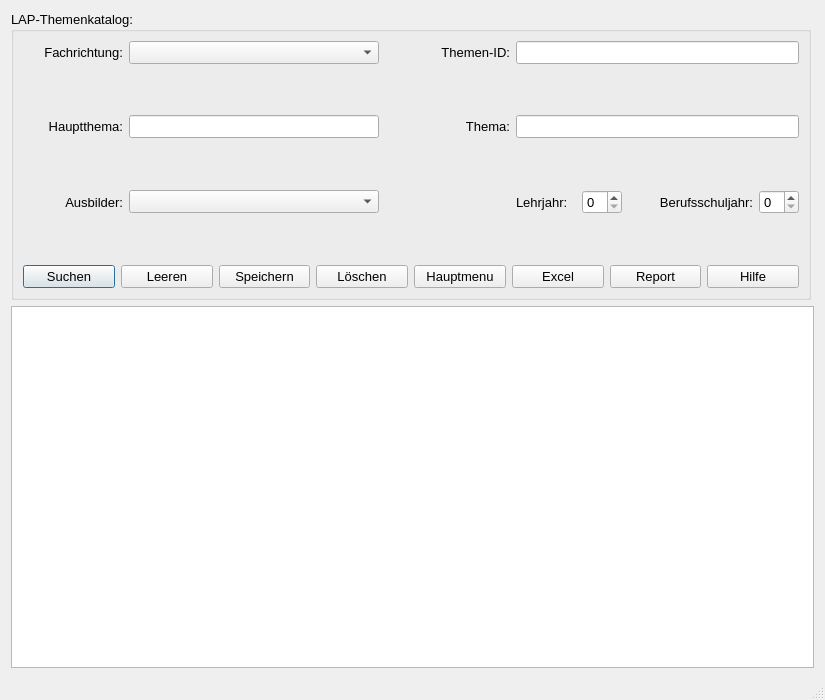
<?xml version="1.0" encoding="UTF-8"?>
<ui version="4.0">
 <class>Dialog_Themenkatalog</class>
 <widget class="QDialog" name="Dialog_Themenkatalog">
  <property name="geometry">
   <rect>
    <x>0</x>
    <y>0</y>
    <width>825</width>
    <height>700</height>
   </rect>
  </property>
  <property name="minimumSize">
   <size>
    <width>825</width>
    <height>700</height>
   </size>
  </property>
  <property name="windowTitle">
   <string>LAP-Themenkatalog</string>
  </property>
  <property name="sizeGripEnabled">
   <bool>true</bool>
  </property>
  <layout class="QVBoxLayout" name="verticalLayout">
   <item>
    <widget class="QGroupBox" name="gB_LAP_Themenkatalog">
     <property name="sizePolicy">
      <sizepolicy hsizetype="Fixed" vsizetype="MinimumExpanding">
       <horstretch>0</horstretch>
       <verstretch>0</verstretch>
      </sizepolicy>
     </property>
     <property name="minimumSize">
      <size>
       <width>800</width>
       <height>0</height>
      </size>
     </property>
     <property name="maximumSize">
      <size>
       <width>16777215</width>
       <height>310</height>
      </size>
     </property>
     <property name="font">
      <font>
       <pointsize>10</pointsize>
      </font>
     </property>
     <property name="title">
      <string>LAP-Themenkatalog:</string>
     </property>
     <layout class="QGridLayout" name="gridLayout_2">
      <item row="0" column="0">
       <widget class="QLabel" name="lbl_Fachgebiet_2">
        <property name="minimumSize">
         <size>
          <width>100</width>
          <height>0</height>
         </size>
        </property>
        <property name="font">
         <font>
          <pointsize>10</pointsize>
         </font>
        </property>
        <property name="layoutDirection">
         <enum>Qt::LeftToRight</enum>
        </property>
        <property name="text">
         <string>Fachrichtung:</string>
        </property>
        <property name="alignment">
         <set>Qt::AlignRight|Qt::AlignTrailing|Qt::AlignVCenter</set>
        </property>
       </widget>
      </item>
      <item row="0" column="1">
       <widget class="QComboBox" name="cB_Fachrichtung">
        <property name="minimumSize">
         <size>
          <width>0</width>
          <height>0</height>
         </size>
        </property>
        <property name="maximumSize">
         <size>
          <width>250</width>
          <height>16777215</height>
         </size>
        </property>
        <property name="font">
         <font>
          <pointsize>10</pointsize>
         </font>
        </property>
       </widget>
      </item>
      <item row="0" column="2">
       <widget class="QLabel" name="lbl_Themen_ID">
        <property name="minimumSize">
         <size>
          <width>0</width>
          <height>0</height>
         </size>
        </property>
        <property name="font">
         <font>
          <pointsize>10</pointsize>
         </font>
        </property>
        <property name="text">
         <string>Themen-ID:</string>
        </property>
        <property name="alignment">
         <set>Qt::AlignRight|Qt::AlignTrailing|Qt::AlignVCenter</set>
        </property>
       </widget>
      </item>
      <item row="1" column="2">
       <spacer name="verticalSpacer">
        <property name="orientation">
         <enum>Qt::Vertical</enum>
        </property>
        <property name="sizeHint" stdset="0">
         <size>
          <width>20</width>
          <height>45</height>
         </size>
        </property>
       </spacer>
      </item>
      <item row="2" column="0">
       <widget class="QLabel" name="lbl_Hauptthema">
        <property name="minimumSize">
         <size>
          <width>100</width>
          <height>0</height>
         </size>
        </property>
        <property name="maximumSize">
         <size>
          <width>16777215</width>
          <height>16777215</height>
         </size>
        </property>
        <property name="font">
         <font>
          <pointsize>10</pointsize>
         </font>
        </property>
        <property name="text">
         <string>Hauptthema:</string>
        </property>
        <property name="alignment">
         <set>Qt::AlignRight|Qt::AlignTrailing|Qt::AlignVCenter</set>
        </property>
       </widget>
      </item>
      <item row="2" column="1">
       <widget class="QLineEdit" name="le_Hauptthema">
        <property name="maximumSize">
         <size>
          <width>250</width>
          <height>16777215</height>
         </size>
        </property>
        <property name="font">
         <font>
          <pointsize>10</pointsize>
         </font>
        </property>
       </widget>
      </item>
      <item row="2" column="2">
       <widget class="QLabel" name="lbl_Thema">
        <property name="minimumSize">
         <size>
          <width>0</width>
          <height>0</height>
         </size>
        </property>
        <property name="maximumSize">
         <size>
          <width>16777215</width>
          <height>16777215</height>
         </size>
        </property>
        <property name="font">
         <font>
          <pointsize>10</pointsize>
         </font>
        </property>
        <property name="text">
         <string>Thema:</string>
        </property>
        <property name="alignment">
         <set>Qt::AlignRight|Qt::AlignTrailing|Qt::AlignVCenter</set>
        </property>
       </widget>
      </item>
      <item row="3" column="2">
       <spacer name="verticalSpacer_2">
        <property name="orientation">
         <enum>Qt::Vertical</enum>
        </property>
        <property name="sizeHint" stdset="0">
         <size>
          <width>20</width>
          <height>46</height>
         </size>
        </property>
       </spacer>
      </item>
      <item row="4" column="0">
       <widget class="QLabel" name="lbl_Ausbilder">
        <property name="minimumSize">
         <size>
          <width>100</width>
          <height>0</height>
         </size>
        </property>
        <property name="maximumSize">
         <size>
          <width>60</width>
          <height>16777215</height>
         </size>
        </property>
        <property name="font">
         <font>
          <pointsize>10</pointsize>
         </font>
        </property>
        <property name="text">
         <string>Ausbilder:</string>
        </property>
        <property name="alignment">
         <set>Qt::AlignRight|Qt::AlignTrailing|Qt::AlignVCenter</set>
        </property>
       </widget>
      </item>
      <item row="4" column="1">
       <widget class="QComboBox" name="cB_Ausbilder">
        <property name="maximumSize">
         <size>
          <width>250</width>
          <height>16777215</height>
         </size>
        </property>
        <property name="font">
         <font>
          <pointsize>10</pointsize>
         </font>
        </property>
       </widget>
      </item>
      <item row="4" column="3">
       <widget class="QLabel" name="lbl_Hilfsmittel_2">
        <property name="sizePolicy">
         <sizepolicy hsizetype="Fixed" vsizetype="Preferred">
          <horstretch>0</horstretch>
          <verstretch>0</verstretch>
         </sizepolicy>
        </property>
        <property name="maximumSize">
         <size>
          <width>60</width>
          <height>16777215</height>
         </size>
        </property>
        <property name="font">
         <font>
          <pointsize>10</pointsize>
         </font>
        </property>
        <property name="text">
         <string>Lehrjahr:</string>
        </property>
       </widget>
      </item>
      <item row="4" column="4">
       <widget class="QSpinBox" name="sB_Lehrjahr">
        <property name="sizePolicy">
         <sizepolicy hsizetype="MinimumExpanding" vsizetype="Fixed">
          <horstretch>0</horstretch>
          <verstretch>0</verstretch>
         </sizepolicy>
        </property>
        <property name="minimumSize">
         <size>
          <width>0</width>
          <height>0</height>
         </size>
        </property>
        <property name="maximumSize">
         <size>
          <width>40</width>
          <height>16777215</height>
         </size>
        </property>
        <property name="font">
         <font>
          <pointsize>10</pointsize>
         </font>
        </property>
        <property name="maximum">
         <number>4</number>
        </property>
       </widget>
      </item>
      <item row="4" column="5">
       <widget class="QLabel" name="lbl_BS_Jahr">
        <property name="font">
         <font>
          <pointsize>10</pointsize>
         </font>
        </property>
        <property name="text">
         <string>Berufsschuljahr:</string>
        </property>
        <property name="alignment">
         <set>Qt::AlignRight|Qt::AlignTrailing|Qt::AlignVCenter</set>
        </property>
       </widget>
      </item>
      <item row="4" column="6">
       <widget class="QSpinBox" name="sB_BS_Jahr">
        <property name="minimumSize">
         <size>
          <width>0</width>
          <height>0</height>
         </size>
        </property>
        <property name="maximumSize">
         <size>
          <width>40</width>
          <height>16777215</height>
         </size>
        </property>
        <property name="font">
         <font>
          <pointsize>10</pointsize>
         </font>
        </property>
        <property name="maximum">
         <number>4</number>
        </property>
       </widget>
      </item>
      <item row="5" column="2">
       <spacer name="verticalSpacer_3">
        <property name="orientation">
         <enum>Qt::Vertical</enum>
        </property>
        <property name="sizeHint" stdset="0">
         <size>
          <width>20</width>
          <height>45</height>
         </size>
        </property>
       </spacer>
      </item>
      <item row="2" column="3" colspan="4">
       <widget class="QLineEdit" name="le_Thema">
        <property name="font">
         <font>
          <pointsize>10</pointsize>
         </font>
        </property>
       </widget>
      </item>
      <item row="0" column="3" colspan="4">
       <widget class="QLineEdit" name="le_Themen_ID">
        <property name="font">
         <font>
          <pointsize>10</pointsize>
         </font>
        </property>
       </widget>
      </item>
      <item row="6" column="0" colspan="7">
       <layout class="QHBoxLayout" name="horizontalLayout">
        <item>
         <widget class="QPushButton" name="pB_Suchen">
          <property name="font">
           <font>
            <pointsize>10</pointsize>
           </font>
          </property>
          <property name="text">
           <string>Suchen</string>
          </property>
          <property name="icon">
           <iconset>
            <normaloff>../../_Symbole/UsedSymbols/searchmagnifierinterfacesymbol1_79893.ico</normaloff>../../_Symbole/UsedSymbols/searchmagnifierinterfacesymbol1_79893.ico</iconset>
          </property>
         </widget>
        </item>
        <item>
         <widget class="QPushButton" name="pB_ClearFields">
          <property name="text">
           <string>Leeren</string>
          </property>
          <property name="icon">
           <iconset>
            <normaloff>../../_Symbole/UsedSymbols/-clear_90704.ico</normaloff>../../_Symbole/UsedSymbols/-clear_90704.ico</iconset>
          </property>
         </widget>
        </item>
        <item>
         <widget class="QPushButton" name="pB_Speichern">
          <property name="font">
           <font>
            <pointsize>10</pointsize>
           </font>
          </property>
          <property name="text">
           <string>Speichern</string>
          </property>
          <property name="icon">
           <iconset>
            <normaloff>../../_Symbole/UsedSymbols/save_3621.ico</normaloff>../../_Symbole/UsedSymbols/save_3621.ico</iconset>
          </property>
         </widget>
        </item>
        <item>
         <widget class="QPushButton" name="pB_Loeschen">
          <property name="font">
           <font>
            <pointsize>10</pointsize>
           </font>
          </property>
          <property name="text">
           <string>Löschen</string>
          </property>
          <property name="icon">
           <iconset>
            <normaloff>../../_Symbole/UsedSymbols/seo-social-web-network-internet_262_icon-icons.com_61518.ico</normaloff>../../_Symbole/UsedSymbols/seo-social-web-network-internet_262_icon-icons.com_61518.ico</iconset>
          </property>
         </widget>
        </item>
        <item>
         <widget class="QPushButton" name="pB_Abbrechen">
          <property name="font">
           <font>
            <pointsize>10</pointsize>
           </font>
          </property>
          <property name="text">
           <string>Hauptmenu</string>
          </property>
          <property name="icon">
           <iconset>
            <normaloff>../../_Symbole/UsedSymbols/log-out_icon-icons.com_50106.ico</normaloff>../../_Symbole/UsedSymbols/log-out_icon-icons.com_50106.ico</iconset>
          </property>
         </widget>
        </item>
        <item>
         <widget class="QPushButton" name="pB_Excel">
          <property name="font">
           <font>
            <pointsize>10</pointsize>
           </font>
          </property>
          <property name="text">
           <string>Excel</string>
          </property>
          <property name="icon">
           <iconset>
            <normaloff>../../_Symbole/UsedSymbols/microsoft_excel_icon_132212.ico</normaloff>../../_Symbole/UsedSymbols/microsoft_excel_icon_132212.ico</iconset>
          </property>
         </widget>
        </item>
        <item>
         <widget class="QPushButton" name="pB_Report">
          <property name="font">
           <font>
            <pointsize>10</pointsize>
           </font>
          </property>
          <property name="text">
           <string>Report</string>
          </property>
          <property name="icon">
           <iconset>
            <normaloff>../../_Symbole/UsedSymbols/reporting_noun_report_document_file_icon_148360.ico</normaloff>../../_Symbole/UsedSymbols/reporting_noun_report_document_file_icon_148360.ico</iconset>
          </property>
         </widget>
        </item>
        <item>
         <widget class="QPushButton" name="pB_Hilfe">
          <property name="font">
           <font>
            <pointsize>10</pointsize>
           </font>
          </property>
          <property name="text">
           <string>Hilfe</string>
          </property>
          <property name="icon">
           <iconset>
            <normaloff>../../_Symbole/UsedSymbols/info_13213.ico</normaloff>../../_Symbole/UsedSymbols/info_13213.ico</iconset>
          </property>
         </widget>
        </item>
       </layout>
      </item>
     </layout>
    </widget>
   </item>
   <item>
    <widget class="QTableWidget" name="tW_Db_Themenkatalog">
     <property name="sizePolicy">
      <sizepolicy hsizetype="MinimumExpanding" vsizetype="MinimumExpanding">
       <horstretch>2</horstretch>
       <verstretch>2</verstretch>
      </sizepolicy>
     </property>
     <property name="maximumSize">
      <size>
       <width>16777215</width>
       <height>16777215</height>
      </size>
     </property>
     <property name="sizeIncrement">
      <size>
       <width>10</width>
       <height>10</height>
      </size>
     </property>
     <property name="editTriggers">
      <set>QAbstractItemView::NoEditTriggers</set>
     </property>
     <property name="alternatingRowColors">
      <bool>true</bool>
     </property>
     <attribute name="verticalHeaderVisible">
      <bool>true</bool>
     </attribute>
    </widget>
   </item>
   <item>
    <widget class="QLabel" name="lab_INFO">
     <property name="sizePolicy">
      <sizepolicy hsizetype="MinimumExpanding" vsizetype="Preferred">
       <horstretch>0</horstretch>
       <verstretch>0</verstretch>
      </sizepolicy>
     </property>
     <property name="minimumSize">
      <size>
       <width>0</width>
       <height>0</height>
      </size>
     </property>
     <property name="maximumSize">
      <size>
       <width>16777215</width>
       <height>16777215</height>
      </size>
     </property>
     <property name="sizeIncrement">
      <size>
       <width>10</width>
       <height>10</height>
      </size>
     </property>
     <property name="font">
      <font>
       <pointsize>10</pointsize>
      </font>
     </property>
     <property name="text">
      <string/>
     </property>
    </widget>
   </item>
  </layout>
 </widget>
 <tabstops>
  <tabstop>cB_Fachrichtung</tabstop>
  <tabstop>le_Themen_ID</tabstop>
  <tabstop>le_Hauptthema</tabstop>
  <tabstop>le_Thema</tabstop>
  <tabstop>cB_Ausbilder</tabstop>
  <tabstop>sB_Lehrjahr</tabstop>
  <tabstop>sB_BS_Jahr</tabstop>
  <tabstop>pB_Suchen</tabstop>
  <tabstop>pB_Speichern</tabstop>
  <tabstop>pB_Loeschen</tabstop>
  <tabstop>pB_Abbrechen</tabstop>
  <tabstop>pB_Excel</tabstop>
  <tabstop>pB_Report</tabstop>
  <tabstop>pB_Hilfe</tabstop>
  <tabstop>tW_Db_Themenkatalog</tabstop>
 </tabstops>
 <resources/>
 <connections/>
</ui>
